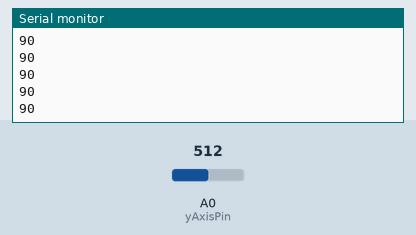
Simulated run of this sketch. Board: Arduino Uno, built with avr-gcc and run on an emulated ATmega328P. On the bench: the last lines printed to the serial monitor. The inputs (shaded band) are chosen by the test bench; at power-on: A0 (yAxisPin) = 512.

Above: at 1.2 s.
1.3 s: A0 (yAxisPin) set to 716
At 1.56 s:
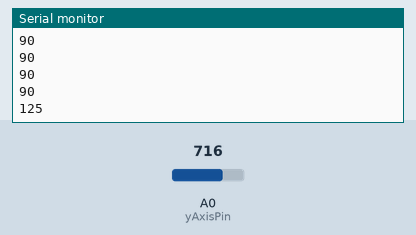
2.8 s: A0 (yAxisPin) set to 900
At 2.96 s:
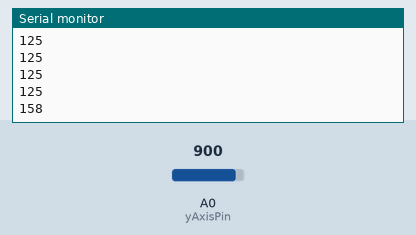
Timing chart, 0 to 5.8 s (numbered marks = the images above; inputs shaded):
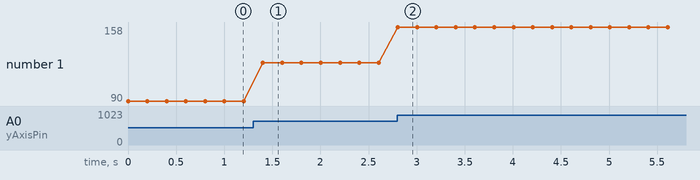

The sketch:

arduino.ino
```cpp
#define yAxisPin A0

int yValue;

void setup() {
  Serial.begin(9600); // Initialisation du Serial
  Serial.flush();
  pinMode(yAxisPin, INPUT);
}

void loop() {
  yValue = analogRead(yAxisPin); // Lecture des données du Joystick
  yValue = map(yValue, 0, 1023, 0, 180); // Formatage des données vers un angle entre 0 et 180

  Serial.println(yValue);

  delay(200);
}
```

Measured:
- after the input at 1.3 s, the serial monitor: prints a new line after 0.10 s (image 1)
- after the input at 2.8 s, the serial monitor: prints a new line at once (image 2)
- plotted number 1: 90 → 125 after the input at 1.3 s, 125 → 158 after the input at 2.8 s
